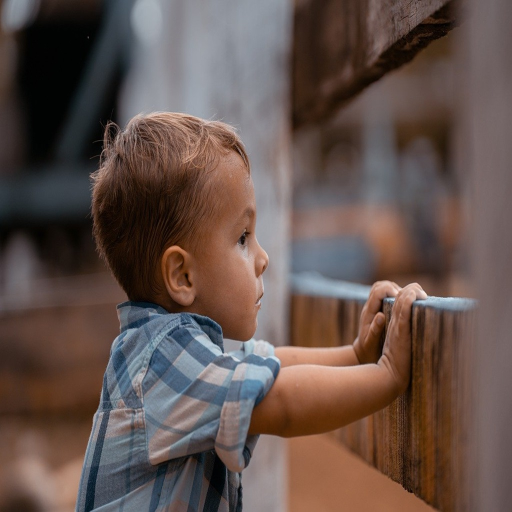
#> input picture son.jpg, 1024 x 1024 px (shown at 1/2 size)
$ python 'zoom image.py'
#> lines starting #> are read from the running program, lines starting #| are printed output that depends on the picture
#> the loop in get_zoom_factor, `while True:` made 1 pass; the answer given on pass 1: 3
import cv2
import numpy as np

def zoom_image(image_path, zoom_factor):
#> called with image_path = 'son.jpg', zoom_factor = 3
    image = cv2.imread(image_path)
#> image is the input picture: shape (1024, 1024, 3); mean B, G, R 75.9, 81.7, 98.9
    height, width = image.shape[:2]
#> height = 1024; width = 1024

    center_x, center_y = width // 2, height // 2
#> center_x = 512; center_y = 512

    new_width = int(width / zoom_factor)
#> new_width = 341
    new_height = int(height / zoom_factor)
#> new_height = 341

    x1 = max(center_x - new_width // 2, 0)
#> x1 = 342
    y1 = max(center_y - new_height // 2, 0)
#> y1 = 342
    x2 = min(center_x + new_width // 2, width)
#> x2 = 682
    y2 = min(center_y + new_height // 2, height)
#> y2 = 682

    cropped_image = image[y1:y2, x1:x2]
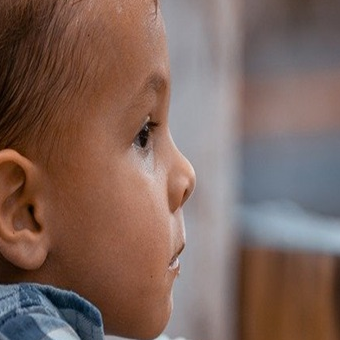
#> cropped_image: shape (340, 340, 3); mean B, G, R 91.6, 100.4, 125.2

    if zoom_factor > 1:
        final_image = cv2.resize(cropped_image, (512, 512), interpolation=cv2.INTER_LINEAR)
    else:
        final_image = cv2.resize(cropped_image, (int(512 * zoom_factor), int(512 * zoom_factor)), interpolation=cv2.INTER_LINEAR)

    black_background = np.zeros((512, 512, 3), dtype=np.uint8)

    x_offset = (512 - final_image.shape[1]) // 2
#> x_offset = 0
    y_offset = (512 - final_image.shape[0]) // 2
#> y_offset = 0

    black_background[y_offset:y_offset + final_image.shape[0], x_offset:x_offset + final_image.shape[1]] = final_image

    cv2.imshow("Zoomed Image", black_background)
    cv2.waitKey(0)
    cv2.destroyAllWindows()

def get_zoom_factor():
    while True:
            zoom_factor = float(input("Please enter the zoom factor: "))
            if zoom_factor <= 0:
                print("The zoom factor must be greater than zero.")
            else:
                return zoom_factor

zoom_factor = get_zoom_factor()
zoom_image("son.jpg", zoom_factor)
